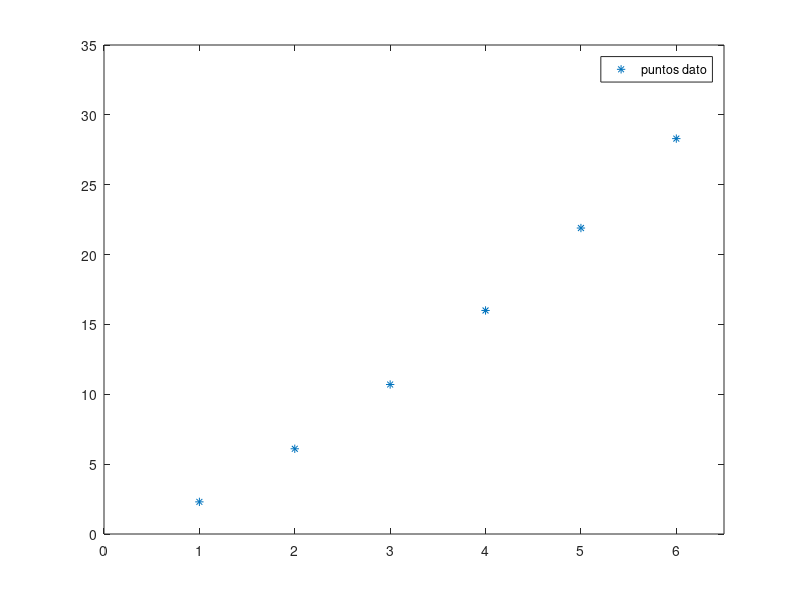

The MATLAB source for this figure:
clf; %limpiar el gráfico

% puntos dato
x = [1, 2, 3, 4, 5, 6]
y = [2.3, 6.1, 10.7, 16.0, 21.9, 28.3]

% graficar los puntos dato
p = plot(x, y, '*');

% configurar los ejes y la referencia
axis([0 6.5 0 35])
legend('puntos dato');
